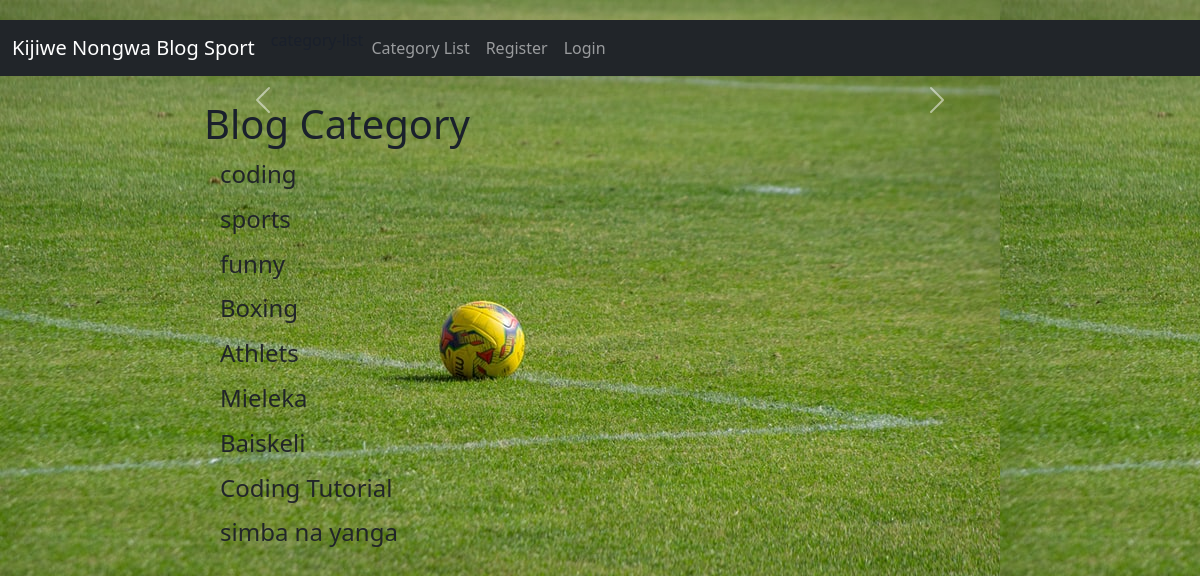
The page /category-list/ on the database its author committed.
### kijiwenongwa_app/models.py (models this page shows, shortened)
class Category(models.Model):
    name = models.CharField(max_length=255)
    def __str__(self):
        return self.name

### kijiwenongwa_app/views.py (the view)
# urls.py: path('category-list/', CategoryListView, name='category-list'),
def CategoryListView(request):
    cat_menu_list = Category.objects.all()
    return render(request, 'category_list.html', {'cat_menu_list': cat_menu_list})

### template/category_list.html (shortened to what this page needs)
{% extends 'base.html' %}
{% block content %}
<h1>Blog Category </h1>
            {% for item in cat_menu_list %}
            <h4><a class="dropdown-item" href="{% url 'category' item %}">
                {{item}}</a></h4>
            {% endfor %}
{% endblock %}

### static/the_blog/css/stylesheet.css (style rules this page uses)
body { background-image: url("../images/hd2.jpg"); }
body { margin-top:20px; color: #1a202c; text-align: left; background-color: #e2e8f0; }

### rows shown on the page
Category: name "coding"
Category: name "sports"
Category: name "funny"
Category: name "Boxing"
Category: name "Athlets"
Category: name "Mieleka"
Category: name "Baiskeli"
Category: name "Coding Tutorial"
Category: name "simba na yanga"
